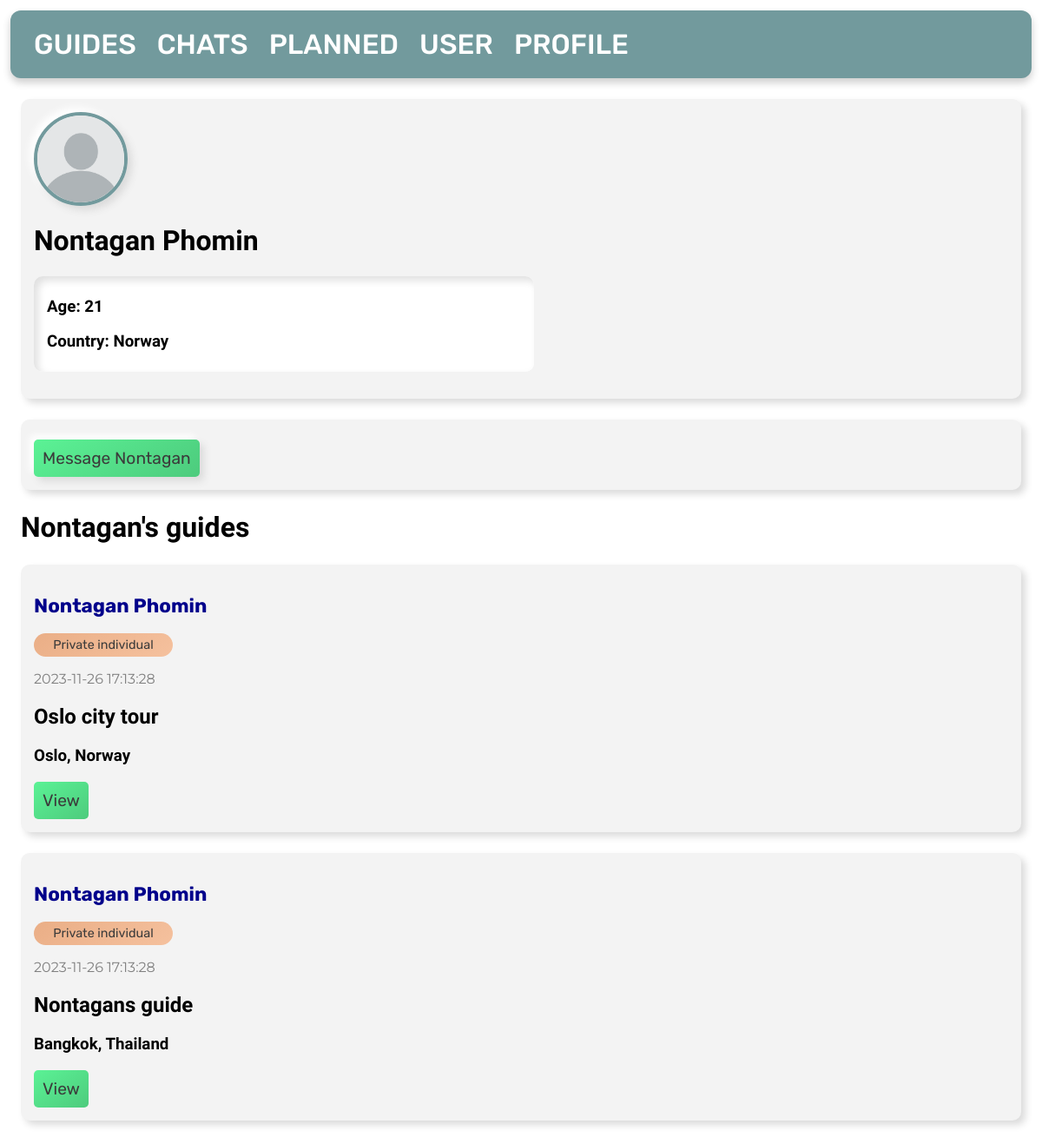
/6/2/profile/, run on the app's committed database.
### tables this page shows
CREATE TABLE images
(
    id   INTEGER PRIMARY KEY AUTOINCREMENT,
    img  TEXT,
    user INTEGER,
    FOREIGN KEY (user) REFERENCES user (id)
);

CREATE TABLE user
(
    id        INTEGER PRIMARY KEY AUTOINCREMENT,
    firstname TEXT NOT NULL,
    lastname  TEXT NOT NULL,
    age       INTEGER,
    country   TEXT
);

CREATE TABLE posts
(
    id       INTEGER PRIMARY KEY AUTOINCREMENT,
    byUser   INTEGER,
    created  TIMESTAMP NOT NULL DEFAULT CURRENT_TIMESTAMP,
    title    TEXT      NOT NULL,
    content  TEXT      NOT NULL,
    country  TEXT      NOT NULL,
    city     TEXT      NOT NULL,
    language TEXT,
    price    INTEGER   NOT NULL,
    type     TEXT,
    FOREIGN KEY (byUser) REFERENCES user (id)
);

### app.py (the view)
@app.route('/<int:id>/<int:u>/profile/', methods=('GET', 'POST'))
def viewProfile(id, u):
    db = get_db_connection()
    global user_id
    user = db.execute('SELECT * FROM posts, user WHERE posts.id = ? AND user.id = posts.byUser OR user.id = ?',
                      (id, u,)).fetchone()
    posts = db.execute('SELECT * FROM posts, user WHERE user.id = ? AND posts.byUser = user.id ORDER BY posts.id DESC',
                       (u,)).fetchall()
    image = db.execute('SELECT * FROM images WHERE images.user = ? ORDER BY id DESC LIMIT 1', (u,)).fetchone()
    if request.method == 'POST':
        db.execute('INSERT INTO chat (user1, user2) VALUES (?, ?)',
                   (user_id, u))
        db.commit()
        db.close()
        return redirect(url_for('chat'))
    return render_template('view-profile.html', user=user, posts=posts, image=image)

### app.py (called while the page is built)
def get_db_connection():
    db = sqlite3.connect('database.db')
    db.row_factory = sqlite3.Row
    return db

### templates/view-profile.html
{% extends 'base.html' %}
{% block content %}
    <div class='post'>
        <object class="pp" data="{{ url_for('static', filename=image['img']) }}">
            <img src="{{ url_for('static', filename='placeholder.png') }}" alt="profile picture">
        </object>
        <h1>{{ user['firstname'] }} {{ user['lastname'] }}</h1>
        <div id="textsec">
            <h3>Age: {{ user['age'] }}</h3>
            <h3>Country: {{ user['country'] }}</h3>
        </div>
    </div>
    <div class="post">
        <form method="post">
            <button id="button" type="submit">Message {{ user['firstname'] }}</button>
        </form>
    </div>
    <h1 id="title">{{ user['firstname'] }}'s guides</h1>
    {% for post in posts %}
        <div class='post'>
            <h3>
                <a id="profile"
                   href="{{ url_for('viewProfile', id=post['id'], u=post['byUser']) }}">{{ post['firstname'] }} {{ post['lastname'] }}</a>
            </h3>
            <p id="type">{{ post['type'] }}</p>
            <p id="date">{{ post['created'] }}</p>
            <h2>{{ post['title'] }}</h2>
            <h3>{{ post['city'] }}, {{ post['country'] }}</h3>
            <a href="{{ url_for('view', id=post['id']) }}">View</a>
        </div>
    {% endfor %}
{% endblock %}

### templates/base.html (style rules this page uses)
.post { padding: 15px; margin: 2vw; background-color: #f3f3f3; border-radius: 10px; box-shadow: 5px 5px 9px #dbdbdb, -5px -5px 9px #ffffff; }
body { margin: 0; padding-bottom: 7rem; }
h1, h2, h3 { font-family: 'Lexend', sans-serif; }
#title { margin: 2vw; }
p { font-family: 'Montserrat', sans-serif; }
a { font-family: 'Rubik', sans-serif; text-decoration: none; }
#button { font-family: 'Rubik', sans-serif; font-size: 1.2em; border-radius: 5px; margin-right: 0.5rem; margin-top: 0.5rem; padding: 10px; color: #3b3b3b; outline: none; border: none; transition: 300ms; background: linear-gradient(145deg, #5bf295, #4dcb7d); box-shadow: 5px 5px 9px #dbdbdb, -5px -5px 9px #ffffff; }
body .post a { font-family: 'Rubik', sans-serif; font-size: 1.2em; display: inline-block; border-radius: 5px; padding: 10px; color: #3b3b3b; background: linear-gradient(145deg, #5bf295, #4dcb7d); outline: none; border: none; transition: 300ms; }
#textsec { background-color: white; padding-top: 5px; padding-bottom: 5px; padding-left: 15px; margin-top: 1rem; margin-bottom: 1rem; width: 50%; border-radius: 10px; box-shadow: inset 5px 5px 10px #e0e0e0, inset -5px -5px 10px #ffffff; }
#profile { font-family: 'Rubik', sans-serif; font-size: 1.2em; display: inline-block; border-radius: 0; padding: 0; background: transparent; color: darkblue; outline: none; border: none; }
#date { color: grey; }
.pp { display: inline-block; position: relative; width: 100px; height: 100px; overflow: hidden; border-radius: 50%; border: 4px #729a9d solid; box-shadow: 5px 5px 9px #dbdbdb, -5px -5px 9px #ffffff; }
.pp img { width: auto; height: 100%; }
#type { font-family: 'Rubik', sans-serif; font-size: 0.9rem; width: 150px; padding: 5px; text-align: center; border-radius: 20px; outline: none; color: #3b3b3b; border: none; background: linear-gradient(145deg, #eaae86, #f5c19e); box-shadow: none; }

### data on the page
user: firstname "Nontagan", lastname "Phomin", age "21"
posts: country "Norway"
posts: firstname "Nontagan", lastname "Phomin", type "Private individual", created "2023-11-26 17:13:28", title "Oslo city tour", city "Oslo", country "Norway"
posts: firstname "Nontagan", lastname "Phomin", type "Private individual", created "2023-11-26 17:13:28", title "Nontagans guide", city "Bangkok", country "Thailand"
